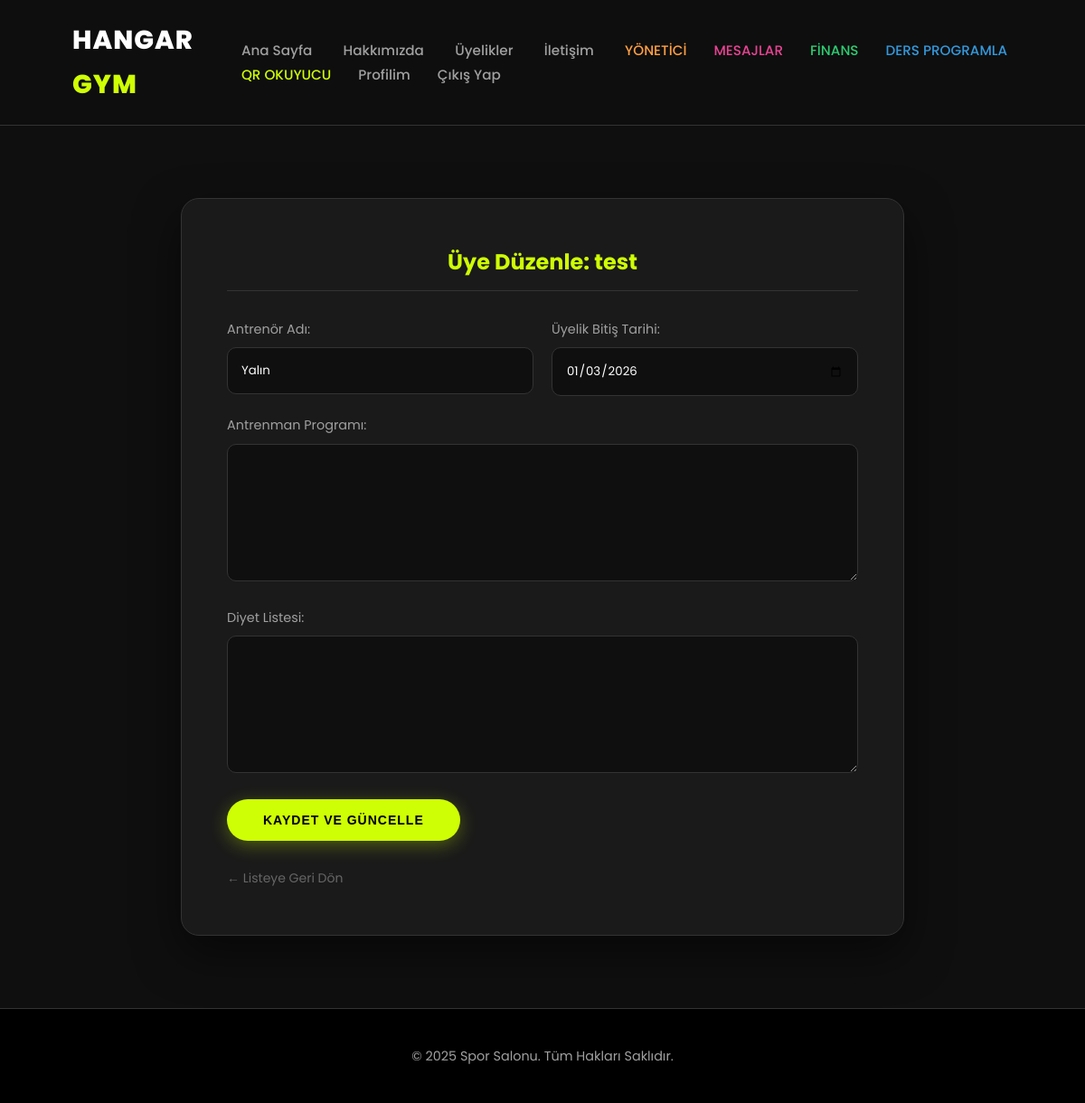
/admin-duzenle.php?id=4 (signed in), run on the app's committed database.
### tables this page shows
CREATE TABLE `uyeler` (
  `id` int(11) NOT NULL,
  `kullanici_adi` varchar(50) NOT NULL,
  `email` varchar(100) NOT NULL,
  `sifre` varchar(255) NOT NULL,
  `kayit_tarihi` timestamp NOT NULL DEFAULT current_timestamp(),
  `rol` varchar(20) DEFAULT 'uye',
  `uyelik_bitis` date DEFAULT NULL,
  `antrenor` varchar(100) DEFAULT 'Henüz Atanmadı',
  `antrenman_programi` text DEFAULT NULL,
  `diyet_listesi` text DEFAULT NULL,
  `boy` int(11) DEFAULT NULL,
  `kilo` decimal(5,1) DEFAULT NULL,
  `profil_resmi` varchar(255) DEFAULT 'default.png'
);

### admin-duzenle.php (the view, shortened to what this page needs)
<?php
include 'includes/db.php';
$uye_id = $_GET['id'];
$sql = "SELECT * FROM uyeler WHERE id = ?";
$stmt = $db->prepare($sql);
$stmt->execute([$uye_id]);
$uye = $stmt->fetch(PDO::FETCH_ASSOC);
?>
<?php include 'includes/header.php'; ?>
<div class="container">
    <div class="form-container" style="max-width: 800px;">
        <h2 style="border-bottom: 1px solid #333; padding-bottom: 10px;">
            Üye Düzenle: <span style="color:var(--accent)"><?php echo htmlspecialchars($uye['kullanici_adi']); ?></span>
        </h2>
        <form method="POST">
            <div style="display: flex; gap: 20px;">
                <div class="form-group" style="flex:1;">
                    <label>Antrenör Adı:</label>
                    <input type="text" name="antrenor" value="<?php echo htmlspecialchars($uye['antrenor']); ?>">
                </div>
                <div class="form-group" style="flex:1;">
                    <label>Üyelik Bitiş Tarihi:</label>
                    <input type="date" name="uyelik_bitis" value="<?php echo $uye['uyelik_bitis']; ?>">
                </div>
            </div>
            <div class="form-group">
                <label>Antrenman Programı:</label>
                <textarea name="antrenman_programi" rows="6"><?php echo htmlspecialchars($uye['antrenman_programi']); ?></textarea>
            </div>
            <div class="form-group">
                <label>Diyet Listesi:</label>
                <textarea name="diyet_listesi" rows="6"><?php echo htmlspecialchars($uye['diyet_listesi']); ?></textarea>
            </div>
            <button type="submit" class="form-btn">KAYDET VE GÜNCELLE</button>
            <br><br>
            <a href="admin-panel.php" style="color: #666; font-size: 14px;">&larr; Listeye Geri Dön</a>
        </form>
    </div>
</div>
<?php include 'includes/footer.php'; ?>

### css/style.css (style rules this page uses)
:root { --bg-dark: #0f0f0f; --bg-card: #1a1a1a; --text-main: #ffffff; --text-muted: #a0a0a0; --accent: #cfff04; --accent-hover: #b3dd00; --danger: #ff4757; }
* { box-sizing: border-box; margin: 0; padding: 0; }
body { font-family: 'Poppins', sans-serif; background-color: var(--bg-dark); color: var(--text-main); line-height: 1.7; }
a { text-decoration: none; color: inherit; transition: 0.3s; }
.container { width: 90%; max-width: 1200px; margin: auto; padding: 0 20px; }
.btn, .form-btn { display: inline-block; background: var(--accent); color: #000; padding: 15px 40px; border-radius: 50px; font-weight: 700; text-transform: uppercase; font-size: 14px; letter-spacing: 1px; border: none; cursor: pointer; box-shadow: 0 5px 20px rgba(207, 255, 4, 0.3); transition: transform 0.3s, box-shadow 0.3s; }
.form-container { max-width: 450px; margin: 80px auto; background: var(--bg-card); padding: 50px; border-radius: 20px; border: 1px solid #333; box-shadow: 0 20px 50px rgba(0,0,0,0.5); }
.form-container h2 { text-align: center; margin-bottom: 30px; color: var(--accent); }
.form-group { margin-bottom: 20px; }
.form-group label { display: block; margin-bottom: 8px; font-size: 0.9rem; color: var(--text-muted); }
.form-group input, .form-group textarea { width: 100%; padding: 15px; background: #0f0f0f; border: 1px solid #333; border-radius: 10px; color: #fff; font-family: 'Poppins', sans-serif; outline: none; transition: 0.3s; }

### data on the page
uyeler: kullanici_adi "test", antrenor "Yalın", uyelik_bitis "01/03/2026"
